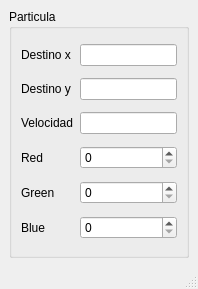
<?xml version="1.0" encoding="UTF-8"?>
<ui version="4.0">
 <class>MainWindow</class>
 <widget class="QMainWindow" name="MainWindow">
  <property name="geometry">
   <rect>
    <x>0</x>
    <y>0</y>
    <width>198</width>
    <height>289</height>
   </rect>
  </property>
  <property name="windowTitle">
   <string>MainWindow</string>
  </property>
  <widget class="QWidget" name="centralwidget">
   <layout class="QGridLayout" name="gridLayout_2">
    <item row="0" column="0">
     <widget class="QGroupBox" name="groupBox">
      <property name="title">
       <string>Particula</string>
      </property>
      <layout class="QGridLayout" name="gridLayout">
       <item row="3" column="0">
        <widget class="QLabel" name="label_4">
         <property name="text">
          <string>Red</string>
         </property>
        </widget>
       </item>
       <item row="0" column="1">
        <widget class="QLineEdit" name="lineEdit"/>
       </item>
       <item row="1" column="1">
        <widget class="QLineEdit" name="lineEdit_2"/>
       </item>
       <item row="0" column="0">
        <widget class="QLabel" name="label">
         <property name="text">
          <string>Destino x</string>
         </property>
        </widget>
       </item>
       <item row="2" column="1">
        <widget class="QLineEdit" name="lineEdit_3"/>
       </item>
       <item row="5" column="0">
        <widget class="QLabel" name="label_6">
         <property name="text">
          <string>Blue</string>
         </property>
        </widget>
       </item>
       <item row="3" column="1">
        <widget class="QSpinBox" name="spinBox"/>
       </item>
       <item row="4" column="1">
        <widget class="QSpinBox" name="spinBox_2"/>
       </item>
       <item row="5" column="1">
        <widget class="QSpinBox" name="spinBox_3"/>
       </item>
       <item row="1" column="0">
        <widget class="QLabel" name="label_2">
         <property name="text">
          <string>Destino y</string>
         </property>
        </widget>
       </item>
       <item row="4" column="0">
        <widget class="QLabel" name="label_5">
         <property name="text">
          <string>Green</string>
         </property>
        </widget>
       </item>
       <item row="2" column="0">
        <widget class="QLabel" name="label_3">
         <property name="text">
          <string>Velocidad</string>
         </property>
        </widget>
       </item>
      </layout>
     </widget>
    </item>
   </layout>
  </widget>
  <widget class="QMenuBar" name="menubar">
   <property name="geometry">
    <rect>
     <x>0</x>
     <y>0</y>
     <width>198</width>
     <height>22</height>
    </rect>
   </property>
  </widget>
  <widget class="QStatusBar" name="statusbar"/>
 </widget>
 <resources/>
 <connections/>
</ui>
